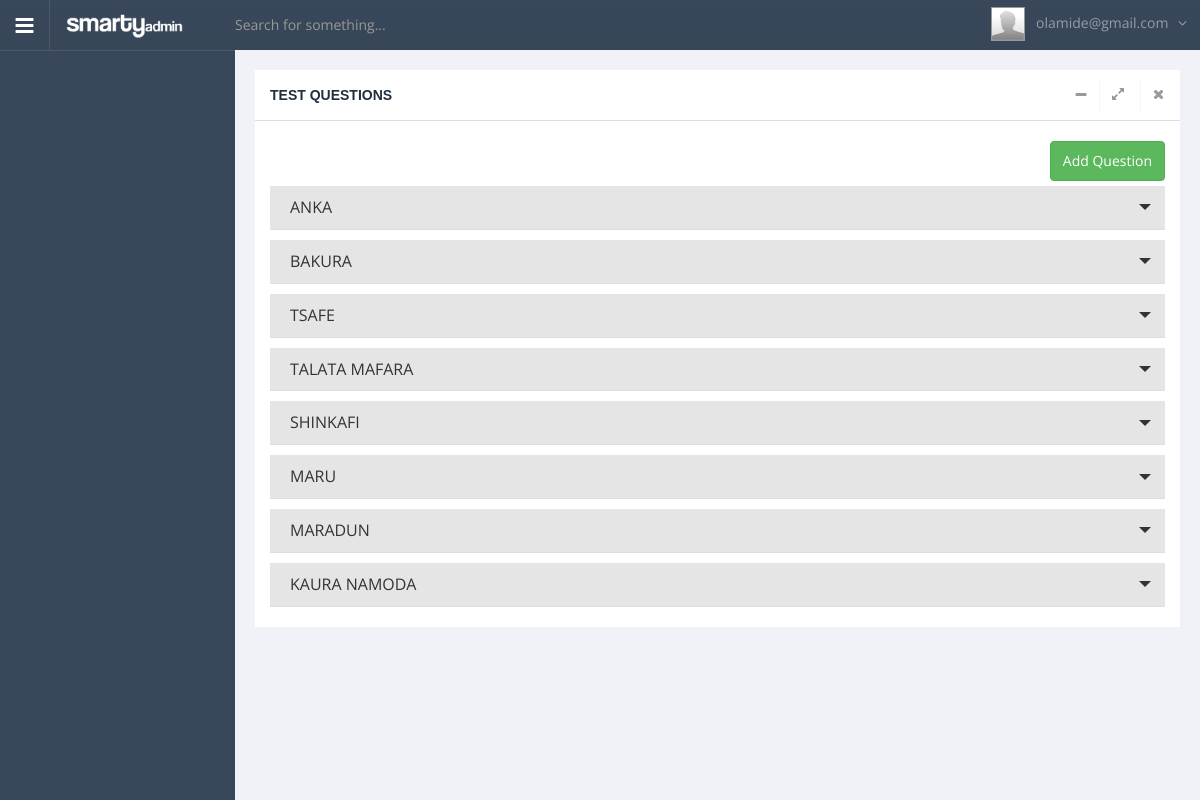
Screenshot of /staff/testQuestion.php (signed in) with the database file from the repository.
### tables this page shows
CREATE TABLE `lga` (
  `name` varchar(255) DEFAULT NULL,
  `date_create` varchar(255) NOT NULL,
  `lga_id` int(11) NOT NULL AUTO_INCREMENT,
  PRIMARY KEY (`lga_id`)
);

### staff/includes/user.php (called while the page is built, shortened)
<?php
class user extends dbh
{
	public function lga()
	{
		$stmt = "SELECT * FROM lga";
		$result = $this->connect()->query($stmt);
		$numberrows = $result->num_rows;
		if ($numberrows >0) {
			while ($rows = $result->fetch_assoc()) {
				$datas[] = $rows;
			}
			return $datas;
		}
	}
}
$object = new user();

### staff/includes/dbh.php (called while the page is built, shortened)
<?php
class dbh
{
	public function connect(){
		$this->servername ='localhost';
		$this->username ='root';
		$this->password ='root';
		$this->dbname ='zamScholarship';
		$conn = new mysqli($this->servername,$this->username, $this->password,$this->dbname );
		return $conn;
	}
}

### staff/testQuestion.php (the view, shortened to what this page needs)
<?php include 'includes/dbh.php'; ?>
<?php include 'includes/user.php';
    $object->sessioncheck($_SESSION['user']);
   ?>
<?php
	include('..\admin/includes/headlink.php');
 ?>
	<body>
		<div id="wrapper">
            <?php include('..\admin/includes/navbar.php'); ?>
			<?php include('..\admin/includes/header.php');?>
			<section id="middle">
				<div id="content" class="padding-20">
					<div id="ui-knob" class="panel panel-default">
						<div class="panel-heading">
							<span class="title elipsis">
								<strong>Test Questions</strong>
							</span>
							<ul class="options pull-right list-inline">
								<li><a href="#" class="opt panel_colapse" data-toggle="tooltip" title="Colapse" data-placement="bottom"></a></li>
								<li><a href="#" class="opt panel_fullscreen hidden-xs" data-toggle="tooltip" title="Fullscreen" data-placement="bottom"><i class="fa fa-expand"></i></a></li>
								<li><a href="#" class="opt panel_close" data-confirm-title="Confirm" data-confirm-message="Are you sure you want to remove this panel?" data-toggle="tooltip" title="Close" data-placement="bottom"><i class="fa fa-times"></i></a></li>
							</ul>
						</div>
						<div class="panel-body">
						<a href="" class="btn btn-success pull right pull-right m-r-15" data-toggle="modal" data-target="#myModal">Add Question</a>
							<?php
							$results = $object->lga();
							foreach ($results as $result) {?>
								<div class="toggle primary">
									<div class="toggle">
										<label><?=$result['name'];?></label>
									</div>
								</div>
							<?php
							}
							?>
						</div>
					</div>
				</div>
			</section>
		</div>
	</body>
</html>

### assets/css/layout.css (style rules this page uses)
html, body { background:#f1f2f7; height:100%; }
body { color:#676a6c; height:100%; direction: ltr; overflow-x:hidden; font-size:14px; font-family:'Open Sans', Arial, sans-serif; }
#wrapper { position: relative; min-height: 100%; }
#middle { position: relative; content: ' '; clear: both; margin-left: 235px; }
#middle div.panel-heading ul.options { margin:-5px -15px 0 0; position:relative; }
#middle div.panel-heading ul.options>li { border-left: rgba(0,0,0,0.04) 1px solid; padding:0; float:left; position:relative; }
#middle div.panel-heading ul.options>li>a { padding:3px 7px 3px 7px; display:inline-block; text-transform:none; font-weight:400; }
#middle div.panel-heading ul.options>li:first-child { border-left:0; }
#middle div.panel-heading { color: #1E252D !important; height:51px; }
#middle .panel-heading ul.options li { border-left: rgba(0,0,0,0.04) 1px solid; margin: 0; }
#middle .panel-heading ul.options i.fa { margin:0 4px 0 0; text-align:center; }
#middle div.panel-heading .panel_colapse:before { font-family:'FontAwesome'; display: inline-block; font-size: 14px; content: "\f068"; width:22px; height:24px; line-height:24px; text-align:center; }
html,body { height:100%; }

### assets/css/color_scheme/blue.css (style rules this page uses)
.panel>.panel-heading strong { color:#232f3e; }

### rows the page displays
lga: name "ANKA"
lga: name "BAKURA"
lga: name "TSAFE"
lga: name "TALATA MAFARA"
lga: name "SHINKAFI"
lga: name "MARU"
lga: name "MARADUN"
lga: name "KAURA NAMODA"

### other values shown
$_SESSION['user'] "olamide@gmail.com"
